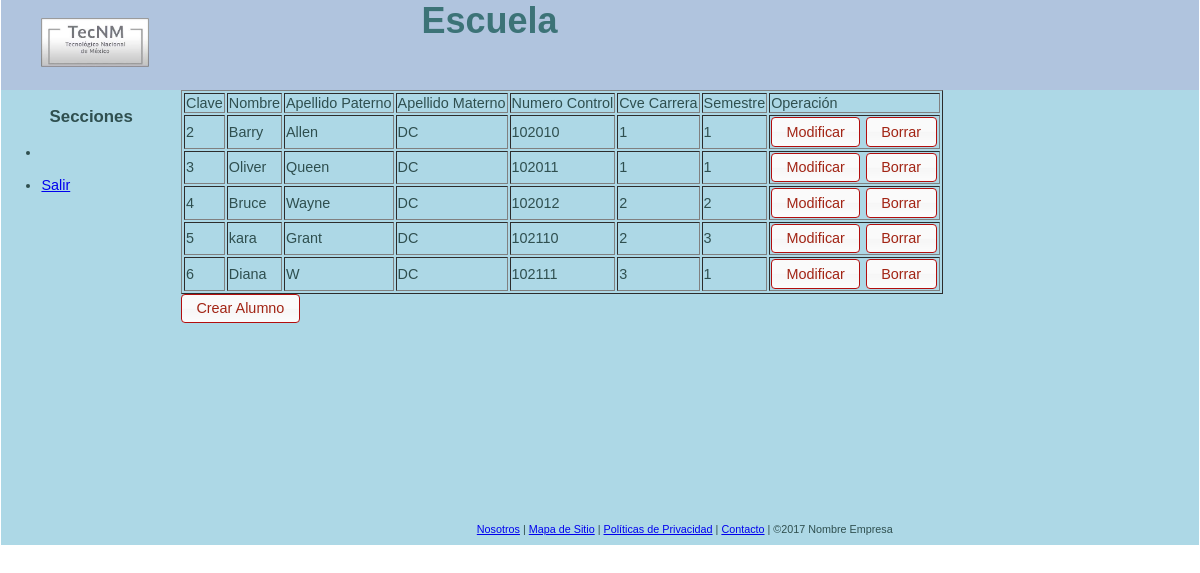
Screenshot of /tabAlumnos.php (signed in) with the database file from the repository.
### tables this page shows
CREATE TABLE Alumno (
       nNumControl          INTEGER NOT NULL,
       nCveCarrera          SMALLINT NOT NULL,
       sCveUsuario          CHAR(10) NOT NULL,
       nSemestre            SMALLINT
);

CREATE TABLE Usuario (
       sCveUsuario          CHAR(10) NOT NULL,
       sNombre              VARCHAR(20) NOT NULL,
       sApePat              VARCHAR(20) NOT NULL,
       sApeMat              VARCHAR(20),
       sContrasenia         CHAR(8) NOT NULL
);

### modelo/Alumno.php (called while the page is built, shortened)
<?php
include_once("AccesoDatos.php");
include_once("Usuario.php");
class Alumno extends Usuario{
private $nnumcontrol=0;
private $ncvecarrera=0;
private $nsemestre=0;
	function setNumControl($pnValor){
       $this->nnumcontrol = $pnValor;
	}
	function getNumControl(){
       return $this->nnumcontrol;
	}
	function setCveCarrera($pnValor){
       $this->ncvecarrera = $pnValor;
	}
	function getCveCarrera(){
       return $this->ncvecarrera;
	}
   function setSemestre($pnValor){
       $this->nsemestre = $pnValor;
	}
	function getSemestre(){
       return $this->nsemestre;
	}
	function buscarTodos(){
	$oAccesoDatos=new AccesoDatos();
	$arrAlumnos = null;
	$j=0;
		if ($oAccesoDatos->conectar()){
		 	$sQuery = "SELECT t1.sCveUsuario, t1.sContrasenia, t1.sNombre, t1.sApePat,
						t1.sApeMat, t2.nnumcontrol, t2.ncvecarrera, t2.nsemestre
						FROM usuario t1, alumno t2
						WHERE t2.sCveUsuario = t1.sCveUsuario
						ORDER BY t1.sCveUsuario";
			$arrRS = $oAccesoDatos->ejecutarConsulta($sQuery);
			if ($arrRS){
				foreach($arrRS as $arrLinea){
					$oAlum = new Alumno();
					$oAlum->setClave($arrLinea[0]);
					$oAlum->setPwd($arrLinea[1]);
					$oAlum->setNombre($arrLinea[2]);
					$oAlum->setApePat($arrLinea[3]);
					$oAlum->setApeMat($arrLinea[4]);
					$oAlum->setNumControl($arrLinea[5]);
					$oAlum->setCveCarrera($arrLinea[6]);
					$oAlum->setSemestre($arrLinea[7]);
            		$arrAlumnos[$j] = $oAlum;
					$j=$j+1;
                }
			}
        }
		return $arrAlumnos;
	}
 }
 ?>

### modelo/AccesoDatos.php (called while the page is built, shortened)
<?php
 class AccesoDatos{
 public $oConexion=null;
     	function conectar(){
		$bRet = false;
			try{
				$this->oConexion = new PDO("mysql:host=localhost;dbname=inscripciones","usrinscrip","usrinscrip1",  array(PDO::MYSQL_ATTR_INIT_COMMAND => "SET NAMES 'UTF8'"));
				$bRet = true;
			}catch(Exception $e){
				throw $e;
			}
			return $bRet;
		}
     	function desconectar(){
		$bRet = true;
			if ($this->oConexion != null){
				$this->oConexion=null;
			}
			return $bRet;
		}
      	function ejecutarConsulta($psConsulta){
		$arrRS = null;
		$rst = null;
		$i=0;
		$j=0;
			try{
				$rst = $this->oConexion->query($psConsulta);
			}catch(Exception $e){
				throw $e;
			}
			if ($rst){
				foreach($rst as $oLinea){
					foreach($oLinea as $llave=>$sValCol){
						if (is_string($llave)){
							$arrRS[$i][$j] = $sValCol;
							$j++;
						}
					}
					$j=0;
					$i++;
				}
			}
			return $arrRS;
		}
	}
 ?>

### modelo/Usuario.php (called while the page is built, shortened)
<?php
include_once("AccesoDatos.php");
class Usuario{
protected $sCveUsu="";
protected $sNombre="";
protected $sApePat="";
protected $sApeMat="";
   function setClave($psCveUsu){
       $this->sCveUsu = $psCveUsu;
   }
   function getClave(){
       return $this->sCveUsu;
   }
   function setNombre($psNombre){
       $this->sNombre = $psNombre;
   }
   function getNombre(){
       return $this->sNombre;
   }
   function setApePat($psApePat){
       $this->sApePat = $psApePat;
   }
   function getApePat(){
       return $this->sApePat;
   }
   function setApeMat($psApeMat){
       $this->sApeMat = $psApeMat;
   }
   function getApeMat(){
       return $this->sApeMat;
   }
 }
 ?>

### tabAlumnos.php (the view, shortened to what this page needs)
<?php
include_once("modelo/Alumno.php");
$sErr="";
$arrAlumnos=null;
$oAlum = new Alumno();
	if (isset($_SESSION["usu"])){
		try{
			$arrAlumnos = $oAlum->buscarTodos();
		}catch(Exception $e){
			error_log($e->getFile()." ".$e->getLine()." ".$e->getMessage(),0);
			$sErr = "Error en base de datos, comunicarse con el administrador";
		}
	}
	else
		$sErr = "Falta establecer el login";
	if ($sErr == ""){
		include_once("arriba.php");
		include_once("menu.php");
	}
	else{
		header("Location: error.php?sErr=".$sErr);
		exit();
	}
 ?>
        <div id="contenido">
			<section>
				<form name="formTablaGral" onsubmit="return false;">
					<table border="1" id="tblAlum">
						<tr>
							<td>Clave</td>
							<td>Nombre</td>
							<td>Apellido Paterno</td>
							<td>Apellido Materno</td>
							<td>Numero Control</td>
							<td>Cve Carrera</td>
							<td>Semestre</td>
							<td>Operaci&oacute;n</td>
						</tr>
						<?php
							if ($arrAlumnos!=null){
								$i=0;
								foreach($arrAlumnos as $oAlum){
									$i++;
						?>
						<tr id="lin<?php echo $i;?>">
							<td class="llave"><?php echo $oAlum->getClave(); ?></td>
							<td><?php echo $oAlum->getNombre(); ?></td>
							<td><?php echo $oAlum->getApePat(); ?></td>
							<td><?php echo $oAlum->getApeMat(); ?></td>
							<td><?php echo $oAlum->getNumControl() ; ?></td>
							<td><?php echo $oAlum->getCveCarrera() ; ?></td>
							<td><?php echo $oAlum->getSemestre()." &nbsp;";?></td>
							<td>
								<input type="submit" name="Submit" value="Modificar"
								onClick="txtCveTbl.value=<?php echo $oAlum->getClave(); ?>; txtOpeTbl.value='m'; txtIdxTbl.value='lin<?php echo $i; ?>';llamaEditarAlumno();">
								<input type="submit" name="Submit" value="Borrar"
								onClick="txtCveTbl.value=<?php echo $oAlum->getClave(); ?>; txtOpeTbl.value='b'; txtIdxTbl.value='lin<?php echo $i; ?>';llamaEditarAlumno();">
							</td>
						</tr>
						<?php
								}
							}else{
						?>
						<tr>
							<td colspan="7">No hay datos</td>
						</tr>
						<?php
							}
						?>
					</table>
					<input type="button" value="Crear Alumno"
					onClick="txtCveTbl.value='-1';txtOpeTbl.value='a';llamaEditarAlumno();">
				</form>
			</section>
		</div>
<?php
include_once("abajo.php");
?>

### arriba.php (shortened to what this page needs)
<!DOCTYPE html>
<html>
	<head>
			<link rel="stylesheet" type="text/css" href="css/estilo1.css">
			<link rel="stylesheet" type="text/css" href="jslib/jquery-ui-custom/jquery-ui.css">
	</head>
	<body class="ui-widget">
        <div id="header">
			<header>
				<div class="por_columnas_cab">
					<figure style="height: 2.7em; display: inline-block;">
						<img src="media/logo.jpg" border="0" style="height: 100%;" />
					</figure>
					<h1 id="nomSitio">Escuela</h1>
					<h1 id="nomSitio">&nbsp;</h1>
				</div>
			</header>
        </div>

### menu.php (shortened to what this page needs)
     <div id="menu">
<nav>
	<h3>Secciones</h3>
	<ul>
	<li><div id="nuevo"></div></li>
	<?php
		if (isset($_SESSION["tipo"])){
	?>
	  <li><a href="logout.php">Salir</a></li>
	  <br/>
	<?php
		} else {
	?>
	  <li><a href="#" id="ligaSalir">Blablabla</a></li>
	  <li><a href="tabMaterias.php">Materias</a></li>
	<?php
		}
	?>
	</ul>
</nav>
     </div>

### abajo.php
        <footer>
			<a href="#">Nosotros</a>
          | <a href="#">Mapa de Sitio</a>
          | <a href="#">Pol&iacute;ticas de Privacidad</a>
          | <a href="#">Contacto</a> | &copy;2017 Nombre Empresa
        </footer>
	</body>
</html>

### css/estilo1.css (style rules this page uses)
body { font-family: Verdana, Helvetica, Arial, "Times New Roman"; margin-left: 0.1em; margin-right: 0.1em; margin-top: 0; }
img, video, canvas { max-width: 100%; }
header { height: 5em; color: hsl(184, 33%, 35%); font-weight:bold; font-size: large; background-color: #B0C4DE; text-transform: capitalize; text-shadow: 0.2em 0.2em 0.4em ligthblue; }
nav { width: 15%; height: auto; min-height: 32em; margin: 0; padding: 0; background-color:lavander; float: left; color: DarkSlateGray; }
section { margin: 0 auto; margin-bottom: 1px; width: 85%; height: auto; min-height: 30em; background-color:#ADD8E6; float: left; text-transform: none; color: DarkSlateGray; }
footer { font-size: 75%; padding: 10px 10px 10px 10px; background-color:#ADD8E6; text-align: center; color: DarkSlateGray; }
.por_columnas_cab { -webkit-column-count: 3; -moz-column-count: 3; column-count: 3; -webkit-column-gap: 0.5em; -moz-column-gap: 0.5em; column-gap: 0.5em; -webkit-column-rule-width: thin; -moz-column-rule-width: thin; column-rule-width: thin; -webkit-column-rule-style: hidden; -moz-column-rule-style: hidden; column-rule-style: hidden; }
h3 { -webkit-column-span: all; -moz-column-span: all; column-span: all; text-align: center; }
#nomSitio { margin: 0; padding: 0 0 0 0.5em; }

### rows the page displays
alumno: sCveUsuario.sCveUsuario "2", sCveUsuario.sNombre "Barry", sCveUsuario.sApePat "Allen", sCveUsuario.sApeMat "DC", nNumControl "102010", nCveCarrera "1", nSemestre "1"
alumno: sCveUsuario.sCveUsuario "3", sCveUsuario.sNombre "Oliver", sCveUsuario.sApePat "Queen", sCveUsuario.sApeMat "DC", nNumControl "102011", nCveCarrera "1", nSemestre "1"
alumno: sCveUsuario.sCveUsuario "4", sCveUsuario.sNombre "Bruce", sCveUsuario.sApePat "Wayne", sCveUsuario.sApeMat "DC", nNumControl "102012", nCveCarrera "2", nSemestre "2"
alumno: sCveUsuario.sCveUsuario "5", sCveUsuario.sNombre "kara", sCveUsuario.sApePat "Grant", sCveUsuario.sApeMat "DC", nNumControl "102110", nCveCarrera "2", nSemestre "3"
alumno: sCveUsuario.sCveUsuario "6", sCveUsuario.sNombre "Diana", sCveUsuario.sApePat "W", sCveUsuario.sApeMat "DC", nNumControl "102111", nCveCarrera "3", nSemestre "1"
